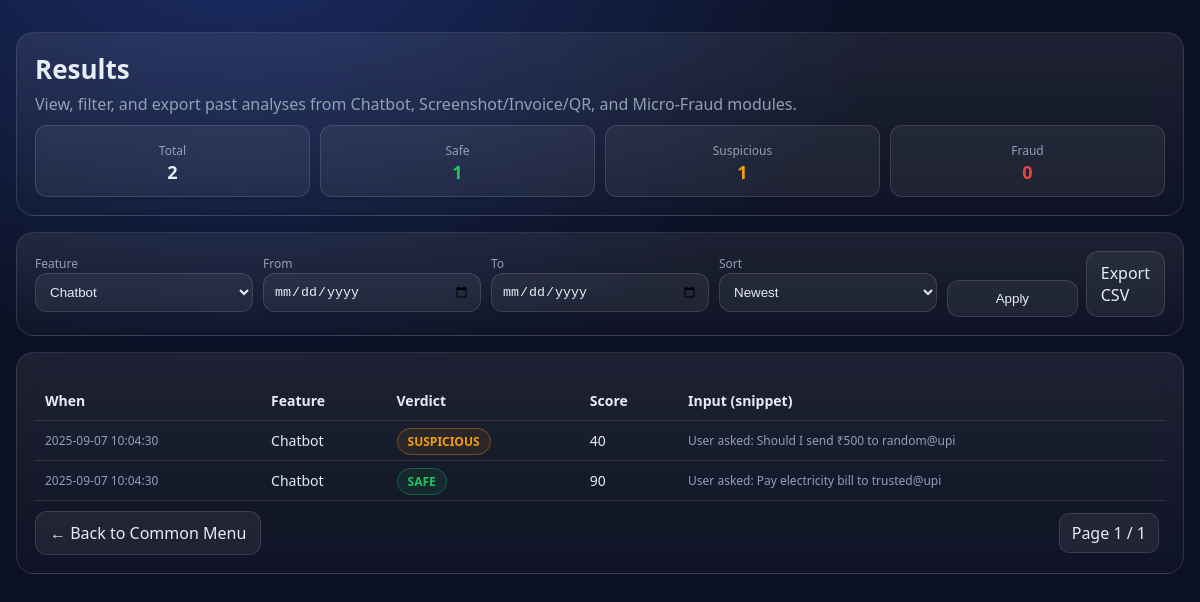
Screenshot of /common/result.php?feature=chatbot with the database file from the repository.
### tables this page shows
CREATE TABLE common_analysis (
  id INT AUTO_INCREMENT PRIMARY KEY,
  feature VARCHAR(50) NOT NULL,        
  input_value TEXT,                    
  score INT NOT NULL,                  
  verdict ENUM('SAFE','SUSPICIOUS','FRAUD') NOT NULL,
  created_at TIMESTAMP DEFAULT CURRENT_TIMESTAMP
);

### common/result.php (the view, shortened to what this page needs)
<?php
require_once __DIR__ . "/../config.php";
function clean($s){ return htmlspecialchars((string)$s, ENT_QUOTES, 'UTF-8'); }
$feature  = isset($_GET['feature']) ? $_GET['feature'] : 'all';
$fromDate = isset($_GET['from']) ? $_GET['from'] : '';
$toDate   = isset($_GET['to']) ? $_GET['to'] : '';
$order    = isset($_GET['order']) ? $_GET['order'] : 'new';
$page     = max(1, (int)($_GET['page'] ?? 1));
$perPage  = 50;
$offset   = ($page-1)*$perPage;
$where = [];
$params = [];
$types = '';
if ($feature !== 'all') { $where[] = "feature = ?"; $params[] = $feature; $types .= 's'; }
$whereSql = $where ? ("WHERE ".implode(" AND ", $where)) : "";
switch ($order) {
  default   : $orderSql = "ORDER BY created_at DESC";
}
$counts = ['SAFE'=>0,'SUSPICIOUS'=>0,'FRAUD'=>0,'TOTAL'=>0];
$countSql = "SELECT verdict, COUNT(*) c FROM common_analysis $whereSql GROUP BY verdict";
if ($stmt = $conn->prepare($countSql)) {
  if ($types) $stmt->bind_param($types, ...$params);
  $stmt->execute();
  $rs = $stmt->get_result();
  while ($row = $rs->fetch_assoc()) {
    $v = strtoupper($row['verdict']);
    if (isset($counts[$v])) $counts[$v] = (int)$row['c'];
    $counts['TOTAL'] += (int)$row['c'];
  }
}
$totalSql = "SELECT COUNT(*) c FROM common_analysis $whereSql";
$totalRows = 0;
if ($stmt = $conn->prepare($totalSql)) {
  if ($types) $stmt->bind_param($types, ...$params);
  $stmt->execute();
  $stmt->bind_result($totalRows);
}
$totalPages = max(1, ceil($totalRows / $perPage));
$listSql = "SELECT id, feature, input_value, score, verdict, created_at FROM common_analysis $whereSql $orderSql LIMIT ? OFFSET ?";
if ($types) { $typesPage = $types.'ii'; $paramsPage = array_merge($params, [$perPage, $offset]); }
else { $typesPage = 'ii'; $paramsPage = [$perPage, $offset]; }
$rows = [];
if ($stmt = $conn->prepare($listSql)) {
  $stmt->bind_param($typesPage, ...$paramsPage);
  $stmt->execute();
  $rs = $stmt->get_result();
  while ($row = $rs->fetch_assoc()) $rows[] = $row;
}
?>
<!doctype html>
<html lang="en">
<head>
</head>
<body>
<div class="container">
  <div class="card">
    <h1>Results</h1>
    <p class="sub">View, filter, and export past analyses from Chatbot, Screenshot/Invoice/QR, and Micro-Fraud modules.</p>
    <div class="kpis">
      <div class="kpi"><span class="meta">Total</span><strong><?php echo (int)$counts['TOTAL']; ?></strong></div>
      <div class="kpi"><span class="meta">Safe</span><strong style="color:var(--safe)"><?php echo (int)$counts['SAFE']; ?></strong></div>
      <div class="kpi"><span class="meta">Suspicious</span><strong style="color:var(--warn)"><?php echo (int)$counts['SUSPICIOUS']; ?></strong></div>
      <div class="kpi"><span class="meta">Fraud</span><strong style="color:var(--fraud)"><?php echo (int)$counts['FRAUD']; ?></strong></div>
    </div>
  </div>
  <form class="card">
    <div class="grid" style="grid-template-columns: repeat(5, 1fr); gap:10px">
      <div>
        <label>Feature</label>
        <select name="feature">
          <?php
            $opts = ['all'=>'All','screenshot'=>'Screenshot','invoice'=>'Invoice','qr'=>'QR','chatbot'=>'Chatbot','microfraud'=>'Micro-Fraud'];
            foreach ($opts as $val=>$label) {
              $sel = ($feature===$val)?'selected':'';
              echo "<option value=\"".clean($val)."\" $sel>".clean($label)."</option>";
            }
          ?>
        </select>
      </div>
      <div>
        <label>From</label>
        <input type="date" name="from" value="<?php echo clean($fromDate); ?>">
      </div>
      <div>
        <label>To</label>
        <input type="date" name="to" value="<?php echo clean($toDate); ?>">
      </div>
      <div>
        <label>Sort</label>
        <select name="order">
          <option value="new" <?php echo $order==='new'?'selected':''; ?>>Newest</option>
        </select>
      </div>
      <div style="display:flex;gap:8px;align-items:end">
        <button type="submit">Apply</button>
        <a class="back" href="?<?php
          $q = $_GET; $q['export']=1; echo clean(http_build_query($q));
        ?>">Export CSV</a>
      </div>
    </div>
  </form>
  <div class="card">
    <table>
      <tr>
        <th>When</th>
        <th>Feature</th>
        <th>Verdict</th>
        <th>Score</th>
        <th>Input (snippet)</th>
      </tr>
      <?php if (!$rows): ?>
        <tr><td colspan="5" class="meta">No records match your filters.</td></tr>
      <?php else: ?>
        <?php foreach ($rows as $r):
          $badge = $r['verdict']==='SAFE'?'badge-safe':($r['verdict']==='SUSPICIOUS'?'badge-warn':'badge-fraud');
          $snippet = mb_strimwidth($r['input_value'] ?? '', 0, 120, '…');
        ?>
          <tr>
            <td class="meta"><?php echo clean($r['created_at']); ?></td>
            <td><?php echo ucfirst(clean($r['feature'])); ?></td>
            <td><span class="badge <?php echo $badge; ?>"><?php echo clean($r['verdict']); ?></span></td>
            <td><?php echo (int)$r['score']; ?></td>
            <td class="meta"><?php echo clean($snippet); ?></td>
          </tr>
        <?php endforeach; ?>
      <?php endif; ?>
    </table>
    <div class="footer">
      <a href="index.php" class="back">← Back to Common Menu</a>
      <div class="pager">
        <?php
          echo '<span>Page '.$page.' / '.$totalPages.'</span>';
        ?>
      </div>
    </div>
  </div>
</div>
</body>
</html>

### common/result.php (style rules this page uses)
:root { --bg:#0b1022; --glass:rgba(255,255,255,.06); --border:rgba(255,255,255,.12); --txt:#e6edf3; --muted:#93a0b4; --safe:#22c55e; --warn:#f59e0b; --fraud:#ef4444; --accent:#3b82f6; }
* { box-sizing:border-box }
body { margin:0;background: radial-gradient(1200px 800px at 20% -10%, #1a2c64 0%, var(--bg) 55%), linear-gradient(180deg, #0a0f24, var(--bg)); color:var(--txt);font-family:ui-sans-serif,system-ui,Segoe UI,Roboto,Arial }
.container { max-width:1200px;margin:32px auto;padding:0 16px }
.card { background:linear-gradient(180deg, rgba(255,255,255,.08), rgba(255,255,255,.02)); -webkit-backdrop-filter: blur(14px); backdrop-filter: blur(14px); border:1px solid var(--border); border-radius:18px; padding:18px; margin-bottom:16px }
h1 { margin:0 0 6px;font-size:26px }
.sub { margin:0;color:var(--muted) }
.grid { display:grid;gap:12px }
label { font-size:12px;color:var(--muted) }
select,input,button { width:100%;padding:10px;border-radius:12px;border:1px solid var(--border);background:var(--glass);color:var(--txt) }
button { cursor:pointer }
.kpis { display:grid;grid-template-columns:repeat(4,1fr);gap:10px;margin-top:10px }
.kpi { padding:12px;border-radius:12px;background:var(--glass);border:1px solid var(--border);text-align:center }
.kpi strong { font-size:18px;display:block }
.badge { padding:4px 10px;border-radius:999px;border:1px solid var(--border);font-weight:700;font-size:12px }
.badge-safe { color:var(--safe);border-color:rgba(34,197,94,.35);background:rgba(34,197,94,.08) }
.badge-warn { color:var(--warn);border-color:rgba(245,158,11,.35);background:rgba(245,158,11,.08) }
table { width:100%;border-collapse:collapse;margin-top:10px }
th,td { padding:10px;border-bottom:1px solid var(--border);text-align:left;font-size:14px }
.meta { font-size:12px;color:var(--muted) }
.footer { display:flex;gap:10px;justify-content:space-between;align-items:center;margin-top:10px }
.pager a, .pager span { padding:8px 12px;border:1px solid var(--border);border-radius:10px;text-decoration:none;color:var(--txt);background:var(--glass);margin-right:6px }
a.back { padding:10px 14px;border-radius:12px;border:1px solid var(--border);background:var(--glass);text-decoration:none;color:var(--txt) }

### rows the page displays
common_analysis: created_at "2025-09-07 10:04:30", feature "Chatbot", verdict "SUSPICIOUS", score "40", input_value "User asked: Should I send ₹500 to random@upi"
common_analysis: created_at "2025-09-07 10:04:30", feature "Chatbot", verdict "SAFE", score "90", input_value "User asked: Pay electricity bill to trusted@upi"

### other values shown
$counts['TOTAL'] "2"
$counts['SAFE'] "1"
$counts['SUSPICIOUS'] "1"
$counts['FRAUD'] "0"
$page "1"
$totalPages "1"
form field feature "Chatbot"
